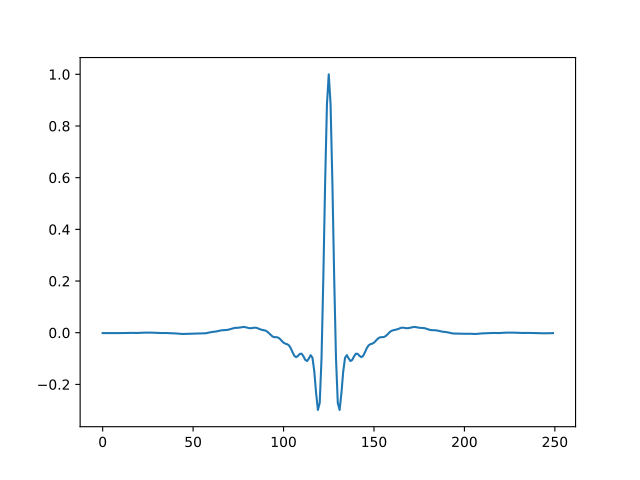

Write the Python code that produced this figure.
import matplotlib.pyplot as plt
import bruges
plt.plot(bruges.filters.ormsby(.5, 0.002, [5, 10, 40, 80]))
